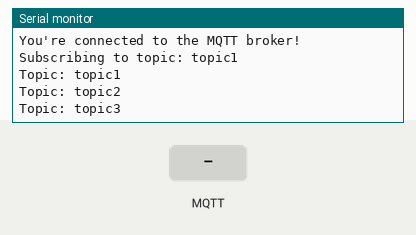
Simulated run of this sketch. Board: Arduino MKR. Shown: the last lines printed to the serial monitor. The test bench sets the inputs (shaded band). WiFi joins after 1.5 s; servers stay silent unless stated; no MQTT or app messages arrive unless stated.

Above: at 2.7 s.
2.8 s: MQTT message "1" arrives on the first subscribed topic
At 3.7 s:
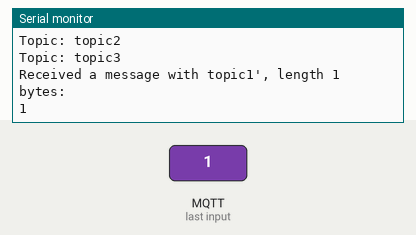
4.3 s: MQTT message "on" arrives on the first subscribed topic
At 4.8 s:
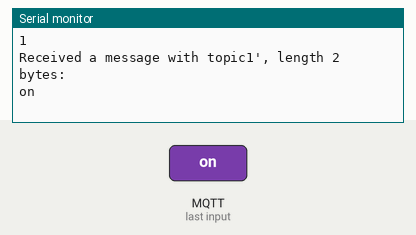
5.8 s: MQTT message "off" arrives on the first subscribed topic
At 7.1 s:
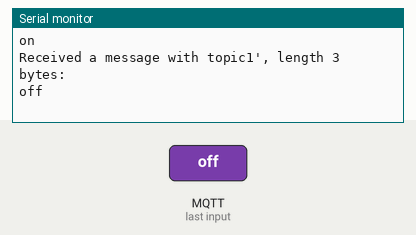

Measured:
- after the input at 2.8 s, the serial monitor: prints a new line at once (image 1)
- after the input at 4.3 s, the serial monitor: prints a new line at once (image 2)
- after the input at 5.8 s, the serial monitor: prints a new line at once (image 3)

The sketch:

MQTT_subscriber.ino
```cpp
#include <ArduinoMqttClient.h>
#include <WiFiNINA.h>

///////please enter your sensitive data in the Secret tab/arduino_secrets.h
char ssid[] = "MSc_IoT";        // your network SSID (name)
char pass[] = "MSc_IoT@UCL";    // your network password

WiFiClient wifiClient;
MqttClient mqttClient(wifiClient);

const char broker[] = "test.mosquitto.org";
int        port     = 1883;
const char topic[]  = "topic1";
const char topic2[]  = "topic2";
const char topic3[]  = "topic3";

void setup() {
  //Initialize serial and wait for port to open:
  Serial.begin(9600);
  while (!Serial) {
    ; // wait for serial port to connect. Needed for native USB port only
  }
  // attempt to connect to Wifi network:
  Serial.print("Attempting to connect to SSID: ");
  Serial.println(ssid);
  while (WiFi.begin(ssid, pass) != WL_CONNECTED) {
    // failed, retry
    Serial.print(".");
    delay(5000);
  }

  Serial.println("You're connected to the network");
  Serial.println();

  Serial.print("Attempting to connect to the MQTT broker: ");
  Serial.println(broker);

  if (!mqttClient.connect(broker, port)) {
    Serial.print("MQTT connection failed! Error code = ");
    Serial.println(mqttClient.connectError());

    while (1);
  }

  Serial.println("You're connected to the MQTT broker!");
  Serial.println();

  // set the message receive callback
  mqttClient.onMessage(onMqttMessage);

  Serial.print("Subscribing to topic: ");
  Serial.println(topic);
  Serial.println();

  // subscribe to a topic
  mqttClient.subscribe(topic);
  mqttClient.subscribe(topic2);
  mqttClient.subscribe(topic3);

  // topics can be unsubscribed using:
  // mqttClient.unsubscribe(topic);

  Serial.print("Topic: ");
  Serial.println(topic);
  Serial.print("Topic: ");
  Serial.println(topic2);
  Serial.print("Topic: ");
  Serial.println(topic3);

  Serial.println();
}

void loop() {
  // call poll() regularly to allow the library to receive MQTT messages and
  // send MQTT keep alive which avoids being disconnected by the broker
  mqttClient.poll();
}

void onMqttMessage(int messageSize) {
  // we received a message, print out the topic and contents
  Serial.print("Received a message with ");
  Serial.print(mqttClient.messageTopic());
  Serial.print("', length ");
  Serial.print(messageSize);
  Serial.println(" bytes:");

  // use the Stream interface to print the contents
  while (mqttClient.available()) {
    Serial.print((char)mqttClient.read());
  }
  Serial.println();
  Serial.println();
}
```
